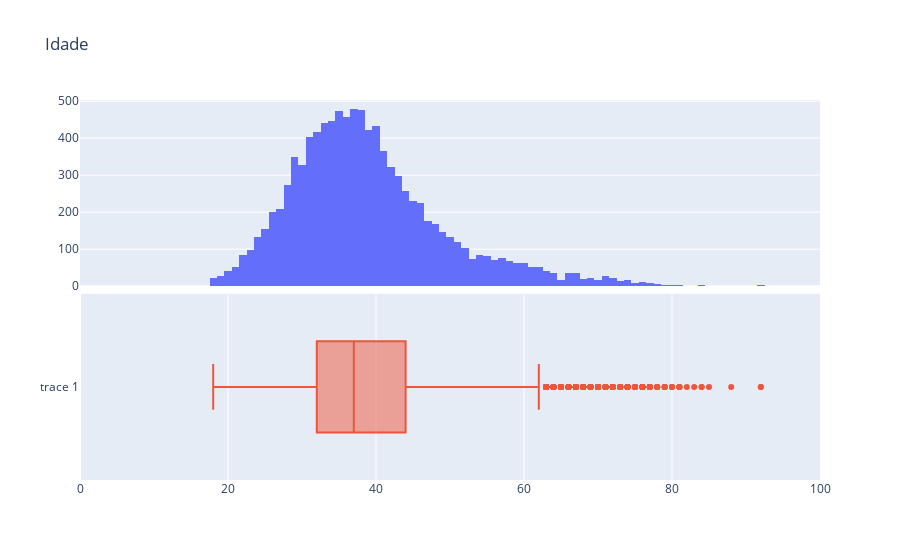

The notebook cell this image was saved under:
### Code cell
from plotly.subplots import make_subplots
fig = make_subplots(rows=2, cols=1, shared_xaxes=True, vertical_spacing=0.02)

fig.add_trace(go.Histogram(x = df.Idade), row=1, col=1)
fig.add_trace(go.Box(x = df.Idade, orientation='h'), row=2, col=1)
fig.update_layout(showlegend=False, title='Idade')
fig.update_xaxes(range=(0, 100))

fig.show()

### Figure 1 — Plotly figure (JSON) as saved in the notebook; plotly's stock layout.template omitted (floating-point values rounded to 4 significant figures; data arrays with more than 128 entries replaced by an {"elided": "..."} marker saying what was removed)
{"data": [{"type": "histogram", "x": {"elided": "10000 int values"}, "xaxis": "x", "yaxis": "y"}, {"orientation": "h", "type": "box", "x": {"elided": "10000 int values"}, "xaxis": "x2", "yaxis": "y2"}], "layout": {"showlegend": false, "title": {"text": "Idade"}, "xaxis": {"anchor": "y", "domain": [0, 1], "matches": "x2", "range": [0, 100], "showticklabels": false}, "xaxis2": {"anchor": "y2", "domain": [0, 1], "range": [0, 100]}, "yaxis": {"anchor": "x", "domain": [0.51, 1]}, "yaxis2": {"anchor": "x2", "domain": [0, 0.49]}}}
